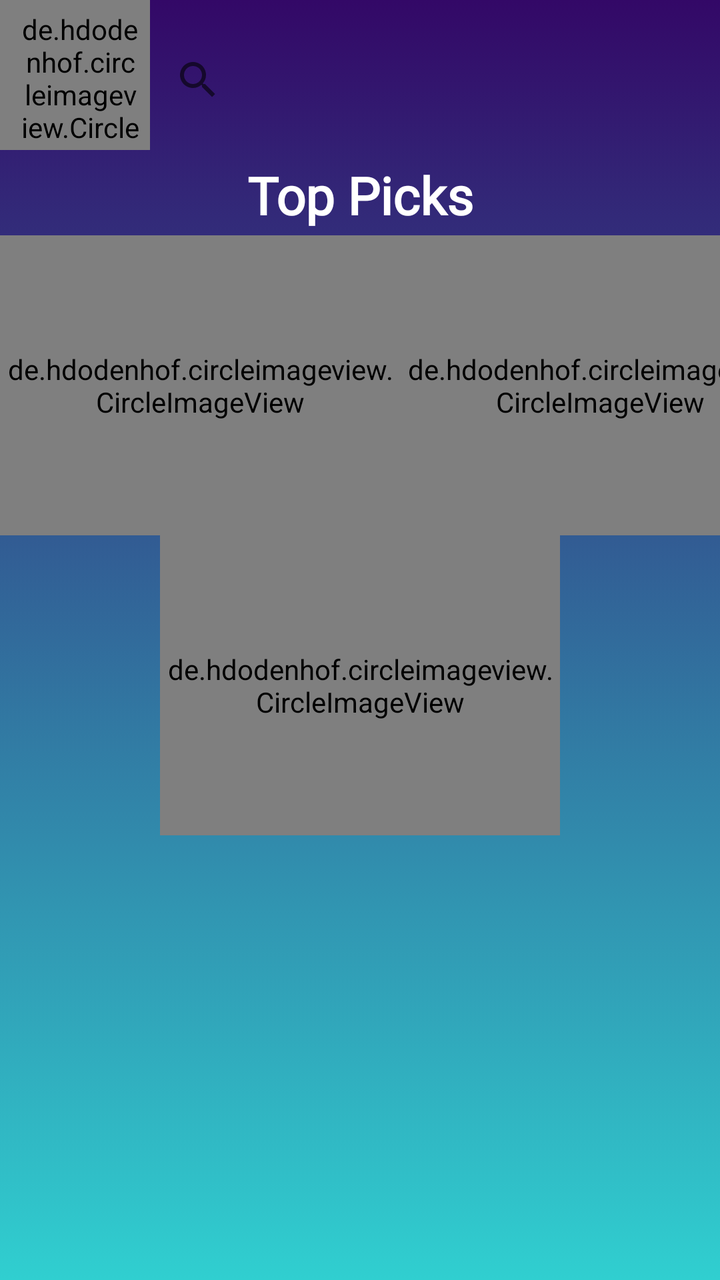
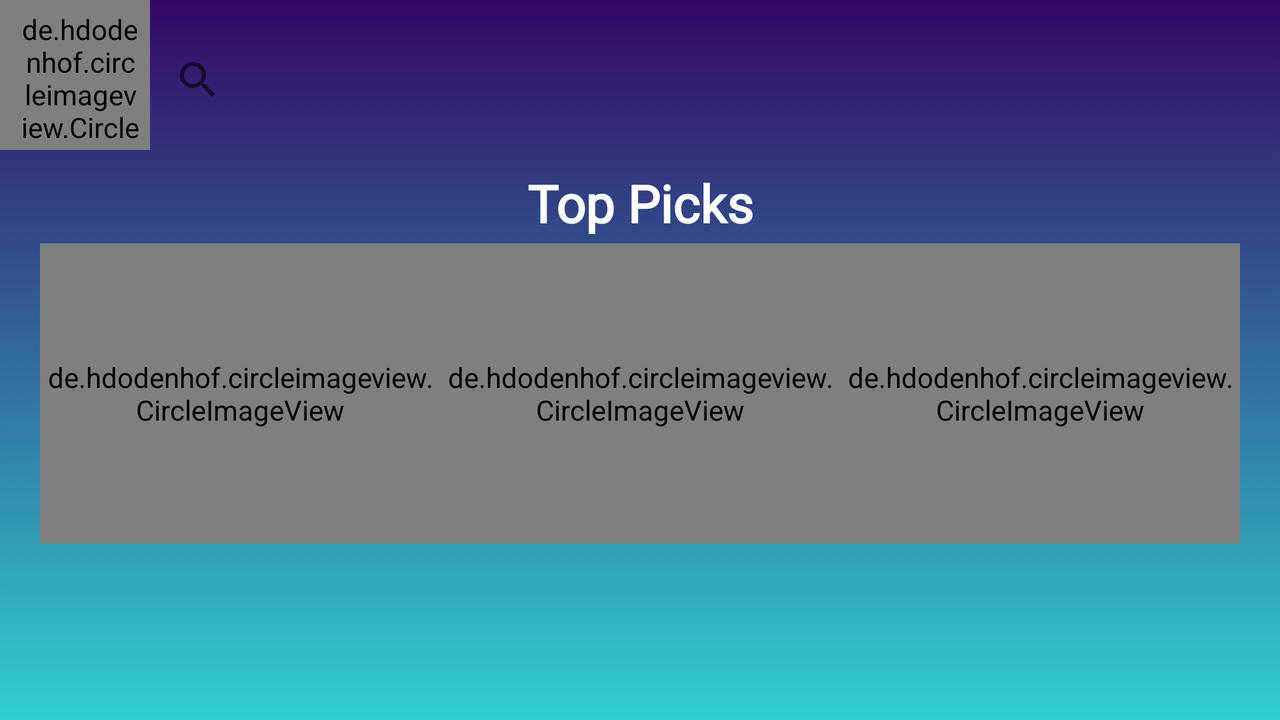

One screen, two layout resources from the same app: the default and the repository's alternative for another configuration. Each is rendered where Android would select it; the XML of both is given below.
<!-- AndroidManifest.xml: application theme Theme.SneakerSteals -->
<!-- res/layout/activity_main.xml -->
<?xml version="1.0" encoding="utf-8"?>
<RelativeLayout xmlns:android="http://schemas.android.com/apk/res/android"
    xmlns:tools="http://schemas.android.com/tools"
    android:layout_height="match_parent"
    xmlns:app="http://schemas.android.com/apk/res-auto"
    tools:context=".MainActivity"
    android:background="@drawable/gradient_background"
    android:layout_width="match_parent">

    <LinearLayout
        android:layout_width="match_parent"
        android:layout_height="80dp"
        android:orientation="horizontal"
        >
        <de.hdodenhof.circleimageview.CircleImageView
            android:layout_width="75dp"
            android:layout_height="75dp"
            android:padding="5dp"
            android:src="@drawable/logo"
            app:civ_border_color="@color/black"
            app:civ_border_width="2dp"
            android:paddingStart="10dp"
            tools:ignore="RtlSymmetry" />

        <androidx.appcompat.widget.SearchView
            android:id="@+id/searchview"
            android:layout_width="match_parent"
            android:layout_height="50dp"
            android:layout_gravity="center_vertical"
            android:layout_marginRight="10dp"
            app:queryHint="Search for Sneakers..."
            android:inputType="text"
            android:textColorHint="#C2F0E8"
            tools:ignore="HardcodedText"
            android:background="@drawable/rounded_searchview"
            android:backgroundTintMode="multiply"
            />


    </LinearLayout>

    <LinearLayout
        android:id="@+id/TopPicks"
        android:layout_width="match_parent"
        android:layout_height="wrap_content"
        android:orientation="horizontal"
        android:layout_marginTop="80dp">

        <TextView
            android:layout_width="match_parent"
            android:layout_height="wrap_content"
            android:textAlignment="center"
            android:fontFamily="@font/montserrat_alternates_medium"
            android:text="Top Picks"
            android:textColor="#FFFF"
            android:textSize="26sp"
            android:textStyle="bold"
            tools:ignore="HardcodedText" />

    </LinearLayout>

    <LinearLayout
        android:id="@+id/TopPicksShoes"
        android:layout_width="wrap_content"
        android:layout_height="wrap_content"
        android:layout_below="@+id/TopPicks"
        android:layout_centerHorizontal="true"
        android:layout_marginTop="2.5dp"
        android:gravity="center"
        android:orientation="horizontal">
        <androidx.recyclerview.widget.RecyclerView
            android:layout_width="wrap_content"
            android:layout_height="wrap_content"
            android:orientation="horizontal"
            android:id="@+id/recyclerview" >

        </androidx.recyclerview.widget.RecyclerView>

    </LinearLayout>

    <LinearLayout
        android:id="@+id/NikeAdidaslayout"
        android:layout_width="wrap_content"
        android:layout_height="wrap_content"
        android:orientation="horizontal"
        android:layout_below="@id/TopPicksShoes"
        android:layout_centerInParent="true"
        android:layout_centerVertical="true"
        >

        <de.hdodenhof.circleimageview.CircleImageView
            android:id="@+id/NikeClouds"
            android:layout_width="200dp"
            android:layout_height="150dp"
            android:src="@drawable/nikeclouds"
            app:civ_border_color="#FFFF"
            app:civ_border_width="2dp"
            tools:ignore="RtlSymmetry" />

        <de.hdodenhof.circleimageview.CircleImageView
            android:id="@+id/adidasclouds"
            android:layout_width="200dp"
            android:layout_height="150dp"
            android:src="@drawable/adidasclouds"
            app:civ_border_color="#FFFF"
            app:civ_border_width="2dp"
            tools:ignore="RtlSymmetry">

        </de.hdodenhof.circleimageview.CircleImageView>

    </LinearLayout>

    <LinearLayout
        android:layout_width="wrap_content"
        android:layout_height="wrap_content"
        android:orientation="horizontal"
        android:layout_below="@id/NikeAdidaslayout"
        android:layout_centerInParent="true"
        >

        <de.hdodenhof.circleimageview.CircleImageView
            android:id="@+id/pumalogo"
            android:layout_width="200dp"
            android:layout_height="150dp"
            android:src="@drawable/pumacircle"
            app:civ_border_color="#FFFF"
            app:civ_border_width="2dp"
            tools:ignore="RtlSymmetry" >

        </de.hdodenhof.circleimageview.CircleImageView>
    </LinearLayout>

</RelativeLayout>
<!-- resources referenced by this layout -->
<resources>
  <color name="black">#FF000000</color>
  <!-- drawable adidasclouds: jpeg bitmap (drawable, 56247 bytes) -->
  <!-- drawable gradient_background (drawable) -->
  <?xml version="1.0" encoding="utf-8"?>
  <selector xmlns:android="http://schemas.android.com/apk/res/android">
      <item>
          <shape>
  
              <gradient android:angle="90" android:startColor="#30cfd0" android:endColor="#330867" android:type="linear">
  
              </gradient>
          </shape>
  
      </item>
  </selector>
  <!-- drawable logo: png bitmap (drawable, 6218 bytes) -->
  <!-- drawable nikeclouds: jpg bitmap (drawable, 47905 bytes) -->
  <!-- drawable pumacircle: png bitmap (drawable, 37129 bytes) -->
  <style name="Theme.SneakerSteals" parent="Theme.MaterialComponents.DayNight.NoActionBar">
          
          <item name="colorPrimary">@color/purple_500</item>
          <item name="colorPrimaryVariant">@color/purple_700</item>
          <item name="colorOnPrimary">@color/white</item>
          
          <item name="colorSecondary">@color/teal_200</item>
          <item name="colorSecondaryVariant">@color/teal_700</item>
          <item name="colorOnSecondary">@color/black</item>
          
          <item name="android:statusBarColor" tools:targetApi="l">?attr/colorPrimaryVariant</item>
          
      </style>
  <color name="purple_500">#FF6200EE</color>
  <color name="purple_700">#FF3700B3</color>
  <color name="white">#FFFFFFFF</color>
  <color name="teal_200">#FF03DAC5</color>
  <color name="teal_700">#FF018786</color>
</resources>
<!-- res/layout-land/activity_main.xml (the repository's variant of the layout above) -->
<!-- drawn on the phone turned sideways -->
<?xml version="1.0" encoding="utf-8"?>
<RelativeLayout xmlns:android="http://schemas.android.com/apk/res/android"
    xmlns:tools="http://schemas.android.com/tools"
    android:layout_height="match_parent"
    xmlns:app="http://schemas.android.com/apk/res-auto"
    tools:context=".MainActivity"
    android:background="@drawable/gradient_background"
    android:layout_width="wrap_content">

    <LinearLayout
        android:layout_width="match_parent"
        android:layout_height="80dp"
        android:orientation="horizontal">
        <de.hdodenhof.circleimageview.CircleImageView
            android:layout_width="75dp"
            android:layout_height="75dp"
            android:padding="5dp"
            android:src="@drawable/logo"
            app:civ_border_color="@color/black"
            app:civ_border_width="2dp"
            android:paddingStart="10dp"
            tools:ignore="RtlSymmetry" />

        <androidx.appcompat.widget.SearchView
            android:id="@+id/searchview"
            android:layout_width="match_parent"
            android:layout_height="50dp"
            android:layout_gravity="center_vertical"
            android:layout_marginEnd="10dp"
            app:queryHint="Search for Sneakers..."
            android:inputType="text"
            android:textColorHint="#C2F0E8"
            tools:ignore="HardcodedText"
            android:background="@drawable/rounded_searchview"
            android:backgroundTintMode="multiply"
            />


    </LinearLayout>

    <TextView
        android:id="@+id/TopPicks"
        android:layout_width="match_parent"
        android:layout_height="wrap_content"
        android:layout_alignStart="@id/TopPicks"
        android:layout_marginTop="84dp"
        android:layout_marginEnd="0dp"
        android:fontFamily="@font/montserrat_alternates_medium"
        android:text="@string/top_picks"
        android:textAlignment="center"
        android:textColor="#FFFF"
        android:textSize="26sp"
        android:textStyle="bold"
         />

    <LinearLayout
        android:id="@+id/TopPicksShoes"
        android:layout_width="wrap_content"
        android:layout_height="wrap_content"
        android:layout_below="@+id/TopPicks"
        android:layout_centerHorizontal="true"
        android:layout_marginTop="2.5dp"
        android:gravity="center"
        android:orientation="horizontal">

    <androidx.recyclerview.widget.RecyclerView
        android:layout_width="wrap_content"
        android:layout_height="wrap_content"
        android:orientation="horizontal"
        android:id="@+id/recyclerview" >

    </androidx.recyclerview.widget.RecyclerView>

    </LinearLayout>

    <LinearLayout

        android:layout_width="wrap_content"
        android:layout_height="wrap_content"
        android:orientation="horizontal"
        android:layout_below="@id/TopPicksShoes"
        android:layout_centerInParent="true"
        >
        <de.hdodenhof.circleimageview.CircleImageView
            android:id="@+id/NikeClouds"
            android:layout_width="200dp"
            android:layout_height="150dp"
            android:src="@drawable/nikeclouds"
            app:civ_border_color="#FFFF"
            app:civ_border_width="2dp"
            android:layout_gravity="left"
            tools:ignore="RtlSymmetry" />

            <de.hdodenhof.circleimageview.CircleImageView
                android:id="@+id/adidasclouds"
                android:layout_width="200dp"
                android:layout_height="150dp"
                android:src="@drawable/adidasclouds"
                app:civ_border_color="#FFFF"
                app:civ_border_width="2dp"
                tools:ignore="RtlSymmetry" >

            </de.hdodenhof.circleimageview.CircleImageView>

            <de.hdodenhof.circleimageview.CircleImageView
                android:id="@+id/pumalogo"
                android:layout_width="200dp"
                android:layout_height="150dp"
                android:src="@drawable/pumacircle"
                app:civ_border_color="#FFFF"
                app:civ_border_width="2dp"
                android:layout_gravity="right"
                tools:ignore="RtlSymmetry" >

            </de.hdodenhof.circleimageview.CircleImageView>

    </LinearLayout>

</RelativeLayout>
<!-- resources referenced by the variant -->
<!-- as the phone turned sideways resolves them -->
<resources>
  <color name="black">#FF000000</color>
  <!-- drawable adidasclouds: jpeg bitmap (drawable, 56247 bytes) -->
  <!-- drawable gradient_background (drawable) -->
  <?xml version="1.0" encoding="utf-8"?>
  <selector xmlns:android="http://schemas.android.com/apk/res/android">
      <item>
          <shape>
  
              <gradient android:angle="90" android:startColor="#30cfd0" android:endColor="#330867" android:type="linear">
  
              </gradient>
          </shape>
  
      </item>
  </selector>
  <!-- drawable logo: png bitmap (drawable, 6218 bytes) -->
  <!-- drawable nikeclouds: jpg bitmap (drawable, 47905 bytes) -->
  <!-- drawable pumacircle: png bitmap (drawable, 37129 bytes) -->
  <string name="top_picks">Top Picks</string>
  <style name="Theme.SneakerSteals" parent="Theme.MaterialComponents.DayNight.NoActionBar">
          
          <item name="colorPrimary">@color/purple_500</item>
          <item name="colorPrimaryVariant">@color/purple_700</item>
          <item name="colorOnPrimary">@color/white</item>
          
          <item name="colorSecondary">@color/teal_200</item>
          <item name="colorSecondaryVariant">@color/teal_700</item>
          <item name="colorOnSecondary">@color/black</item>
          
          <item name="android:statusBarColor" tools:targetApi="l">?attr/colorPrimaryVariant</item>
          
      </style>
  <color name="purple_500">#FF6200EE</color>
  <color name="purple_700">#FF3700B3</color>
  <color name="white">#FFFFFFFF</color>
  <color name="teal_200">#FF03DAC5</color>
  <color name="teal_700">#FF018786</color>
</resources>
